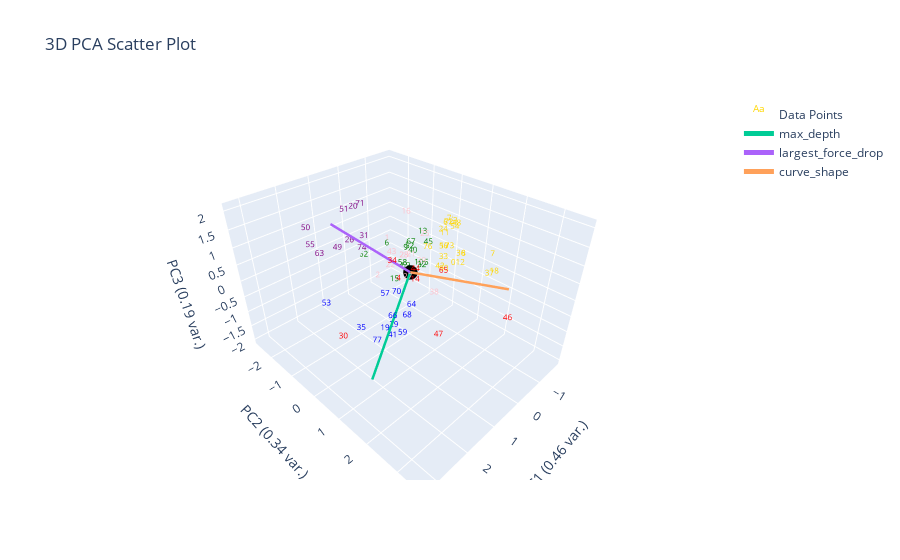

This figure's notebook cell:
### Markdown cell above
# Optimum Feature #2:
- Maximum Depth, Largest Force Drop, Curve Shape

### Code cell
kmeans_elbow = 6
optimum_features_1 = clustering_features_df[['max_depth', 'largest_force_drop', 'curve_shape']]
kmeans = KMeans(n_clusters=kmeans_elbow, init="k-means++", n_init=100).fit(optimum_features_1)
plotting.plot_clusters_seperately(kmeans.labels_, optimum_features_1.index.tolist(), depth_resist_curve_df_list, data_features_df, "kmeans")
plotting.plot_pca(optimum_features_1, y_labels=kmeans.labels_, num_pc=3, graph_title="kmeans")

### Figure 1 — Plotly figure (JSON) as saved in the notebook; plotly's stock layout.template omitted (floating-point values rounded to 4 significant figures)
{"data": [{"mode": "text", "name": "Data Points", "text": ["0", "1", "2", "3", "4", "5", "6", "7", "8", "9", "10", "11", "12", "13", "14", "15", "16", "17", "18", "19", "20", "21", "22", "23", "24", "25", "26", "27", "28", "29", "30", "31", "32", "33", "34", "35", "36", "37", "38", "39", "40", "41", "42", "43", "44", "45", "46", "47", "48", "49", "50", "51", "52", "53", "54", "55", "56", "57", "58", "59", "60", "61", "62", "63", "64", "65", "66", "67", "68", "69", "70", "71", "72", "73", "74", "75", "76", "77"], "textfont": {"color": ["gold", "pink", "pink", "gold", "red", "green", "green", "gold", "gold", "green", "green", "gold", "gold", "green", "red", "green", "pink", "gold", "gold", "blue", "purple", "pink", "pink", "pink", "gold", "pink", "purple", "pink", "pink", "blue", "red", "purple", "green", "gold", "red", "blue", "gold", "gold", "pink", "pink", "green", "blue", "gold", "pink", "red", "green", "red", "red", "gold", "purple", "purple", "purple", "green", "blue", "gold", "purple", "gold", "blue", "green", "blue", "gold", "gold", "green", "purple", "blue", "red", "blue", "green", "blue", "green", "blue", "purple", "gold", "gold", "purple", "gold", "gold", "blue"], "size": 8}, "type": "scatter3d", "x": [-0.9411, 0.1092, 0.5471, -1.765, 1.12, -0.7933, -0.9521, -1.297, -1.166, -0.4879, -0.7506, -1.474, -0.9825, -1.4, 1.314, -0.2643, -0.1064, -1.215, -0.9973, 0.9823, 0.5151, -0.2644, 0.3648, -0.1603, -1.544, -0.195, 1.537, 0.6361, 0.2217, 0.987, 3.276, 0.7296, -0.7166, -0.9996, 1.21, 2.042, -1.154, -0.9357, -0.2811, 0.2115, -0.9552, 1.024, -0.8027, 0.4357, 0.9765, -1.21, 0.7988, 0.9716, -1.721, 2.233, 1.553, 1.761, -1.025, 2.188, -1.648, 1.767, -1.207, 0.3802, -0.3865, 1.259, -0.7811, -1.697, -0.5525, 1.933, 0.5248, 0.5164, 1.287, -1.118, 0.8524, -0.3339, 0.3788, 0.7593, -1.713, -1.239, 0.9193, -1.799, -0.8664, 1.578], "y": [0.7227, -0.8, -0.7198, 0.05318, 0.6941, -0.1248, -1.946, 1.702, 0.8734, -0.6588, -0.3719, -0.08318, 0.932, -0.8469, 1.432, -0.8953, -0.2617, 0.1592, 2.006, 0.005611, -1.651, -0.251, -0.3936, -0.3911, -0.186, 0.3178, -0.5823, 0.5319, -0.02176, 0.3605, 1.238, -1.025, -0.231, 0.3194, 0.5805, 0.2867, 0.7874, 1.906, 0.6502, 0.5996, -0.8299, 0.3141, 0.373, -0.266, 1.107, -0.4521, 3.563, 1.905, 0.1294, -0.1377, -2.466, -0.428, -1.018, -0.9197, 0.1427, -2.004, 0.1374, -0.6183, -0.6828, 0.9702, 0.5348, -0.1821, -2.631, -1.353, 0.5764, 1.58, 0.6466, -1.057, 0.73, -0.4948, -0.1515, -1.083, -0.1489, 0.3206, -0.8794, -0.1186, -0.1599, 0.336], "z": [-0.1228, 0.4623, -0.5118, 0.5993, 0.3659, -0.4398, -0.6284, 0.4348, 0.1389, -0.03856, -0.5318, 0.2719, -0.03937, 0.04814, 0.8022, -1.136, 1.375, 0.05079, 0.1839, -1.735, 1.248, 0.02085, -0.1055, -0.03071, 0.3242, 0.9143, 1.074, 0.09685, 0.3083, -1.39, 0.2271, 0.6846, -0.5396, -0.1403, 0.8594, -0.8918, 0.1103, 0.1009, -0.8192, 0.408, -0.4089, -1.769, -0.3336, 0.3937, 0.7712, -0.07218, 0.634, -0.7611, 0.5692, 1.352, 0.6836, 2.034, -0.3731, -0.703, 0.4963, 0.4329, 0.0388, -1.186, -0.513, -1.115, -0.3246, 0.4838, -1.174, 0.52, -0.8367, 0.7287, -0.7384, -0.2846, -0.9202, -0.5023, -0.8749, 1.611, 0.5064, 0.1077, 0.4658, 0.6017, 0.03637, -1.585]}, {"marker": {"color": "black", "size": 5}, "mode": "markers", "name": "Origin", "showlegend": false, "type": "scatter3d", "x": [0], "y": [0], "z": [0]}, {"line": {"width": 5}, "mode": "lines+text", "name": "max_depth", "textposition": "top center", "type": "scatter3d", "x": [0, 2.095], "y": [0, 0.6948], "z": [0, -2.032]}, {"line": {"width": 5}, "mode": "lines+text", "name": "largest_force_drop", "textposition": "top center", "type": "scatter3d", "x": [0, 2.137], "y": [0, -0.4004], "z": [0, 2.067]}, {"line": {"width": 5}, "mode": "lines+text", "name": "curve_shape", "textposition": "top center", "type": "scatter3d", "x": [0, -0.2076], "y": [0, 2.891], "z": [0, 0.7746]}], "layout": {"autosize": true, "scene": {"xaxis": {"title": {"text": "PC1 (0.46 var.)"}}, "yaxis": {"title": {"text": "PC2 (0.34 var.)"}}, "zaxis": {"title": {"text": "PC3 (0.19 var.)"}}}, "title": {"text": "3D PCA Scatter Plot"}}}
